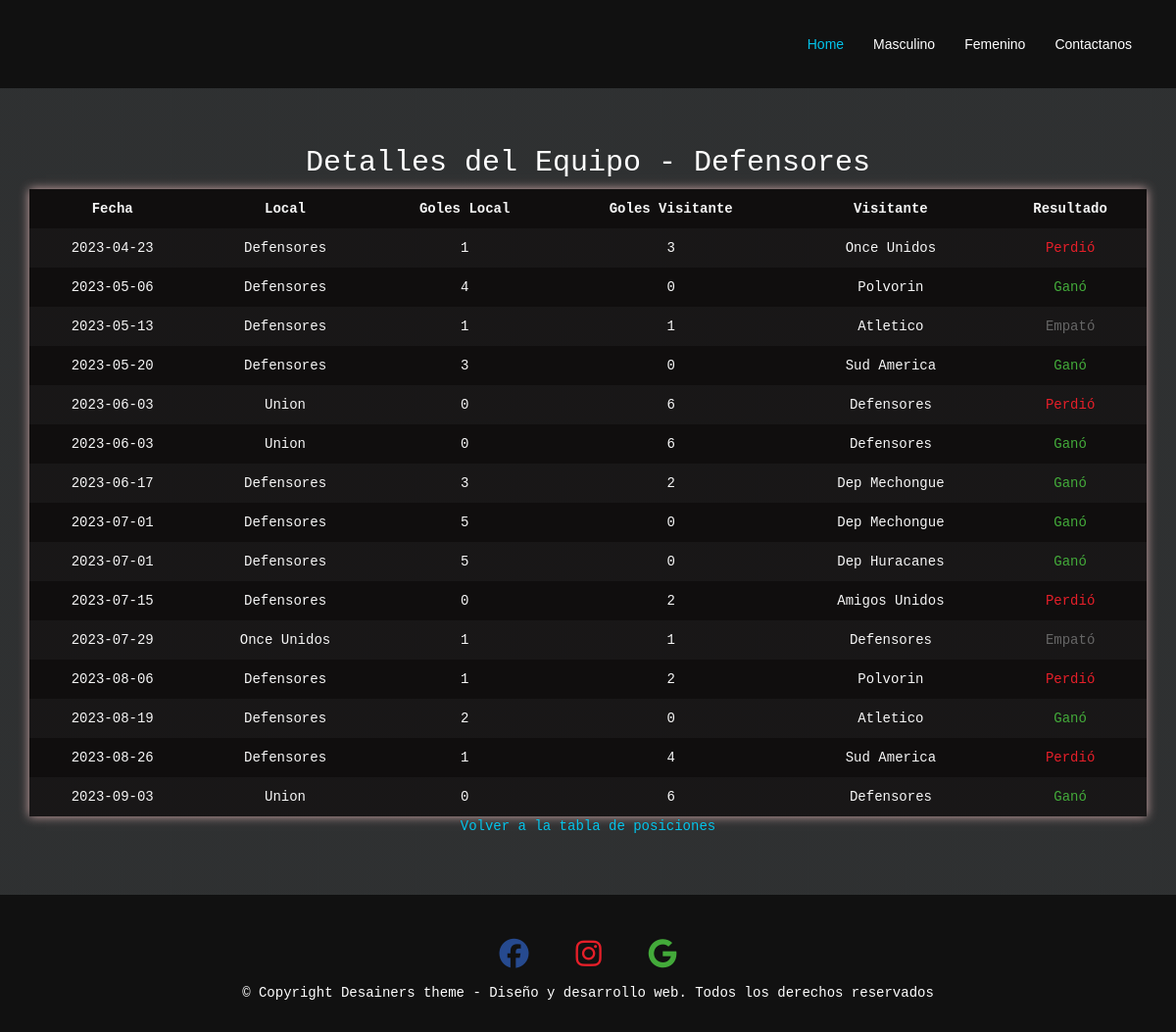
The app's page /detalles_equipo.php?equipo_id=13 with its own data.
### tables this page shows
CREATE TABLE IF NOT EXISTS `equipos` (
  `id` int NOT NULL AUTO_INCREMENT,
  `nombre` varchar(100) NOT NULL,
  `partidos_jugados` int NOT NULL,
  `partidos_ganados` int NOT NULL,
  `partidos_empatados` int NOT NULL,
  `partidos_perdidos` int NOT NULL,
  `goles_a_favor` int NOT NULL,
  `goles_en_contra` int NOT NULL,
  `diferencia_goles` int NOT NULL,
  `puntos` int NOT NULL,
  PRIMARY KEY (`id`)
);

CREATE TABLE IF NOT EXISTS `partidos` (
  `id` int NOT NULL AUTO_INCREMENT,
  `equipo_id` int DEFAULT NULL,
  `fecha` date NOT NULL,
  `local` varchar(255) NOT NULL,
  `visitante` varchar(255) NOT NULL,
  `goles_local` int NOT NULL,
  `goles_visitante` int NOT NULL,
  `resultado` varchar(10) NOT NULL,
  PRIMARY KEY (`id`),
  KEY `equipo_id` (`equipo_id`)
);

### detalles_equipo.php (the view, shortened to what this page needs)
<?php
if ($_SERVER["REQUEST_METHOD"] === "GET" && isset($_GET["equipo_id"])) {
    $equipo_id = $_GET["equipo_id"];
    $host = "localhost";
    $user = "root";
    $password = "123";
    $database = "tabla_posiciones";
    $conn = new mysqli($host, $user, $password, $database);
    $equipo_sql = "SELECT * FROM equipos WHERE id = $equipo_id";
    $equipo_result = $conn->query($equipo_sql);
    if ($equipo_result->num_rows > 0) {
        $equipo_row = $equipo_result->fetch_assoc();
        $nombre_equipo = $equipo_row["nombre"];
        $partidos_sql = "SELECT * FROM partidos WHERE equipo_id = $equipo_id";
        $partidos_result = $conn->query($partidos_sql);
    } else {
        echo "Equipo no encontrado.";
        exit;
    }
} else {
    echo "Equipo no especificado.";
    exit;
}
?>
<!DOCTYPE html>
<html lang="en">
<head>
  <link href="lib/bootstrap/css/bootstrap.min.css" rel="stylesheet">
  <link href="lib/font-awesome/css/font-awesome.min.css" rel="stylesheet">
  <link href="lib/animate-css/animate.min.css" rel="stylesheet">
  <link href="css/style.css" rel="stylesheet">
</head>
<body>
  <header id="header">
    <div class="container">
      <div id="logo" class="pull-left">
      </div>
      <nav id="nav-menu-container">
        <ul class="nav-menu">
          <li class="menu-active"><a href="index.php">Home</a></li>
          <li><a href="#masculino">Masculino</a></li>
          <li><a href="#femenino">Femenino</a></li>
          <li><a href="#contact">Contactanos</a></li>
        </ul>
      </nav>
    </div>
  </header>
  <section id="masculino">
    <div class="container wow fadeInUp">
    <h2 class="h2">Detalles del Equipo - <?php echo $nombre_equipo; ?></h2>
    <div class="scrollTable">
    <table id="table">
        <thead class="thead">
            <tr class="tr">
                <th class="th">Fecha</th>
                <th class="th">Local</th>
                <th class="th">Goles Local</th>
                <th class="th">Goles Visitante</th>
                <th class="th">Visitante</th>
                <th class="th">Resultado</th>
            </tr>
        </thead>
        <tbody class="tbody">
        <?php
        if ($partidos_result->num_rows > 0) {
            while ($partido_row = $partidos_result->fetch_assoc()) {
                echo "<tr class='tr'>";
                echo "<td class='td'>" . $partido_row["fecha"] . "</td>";
                echo "<td class='td'>" . $partido_row["local"] . "</td>";
                echo "<td class='td'>" . $partido_row["goles_local"] . "</td>";
                echo "<td class='td'>" . $partido_row["goles_visitante"] . "</td>";
                echo "<td class='td'>" . $partido_row["visitante"] . "</td>";
                $resultado = $partido_row["resultado"];
                if ($resultado === 'Ganó') {
                echo "<td class='win'>$resultado</td>";
              } elseif ($resultado === 'Perdió') {
                echo "<td class='lose'>$resultado</td>";
              } else {
                echo "<td>$resultado</td>";
              }
                echo "</tr>";
            }
        } else {
            echo "<tr><td colspan='6'>No se encontraron partidos.</td></tr>";
        }
        ?>
        </tbody>
    </table>
    </div>
    <a href="index.php">Volver a la tabla de posiciones</a>
    </div>
  </section>
<footer id="footer">
  <div class="container">
    <div class="row">
      <div class="col-md-12">
        <div class="credits">
                <a href="https://es-la.facebook.com/Desainers DS" target="_blank" class="iconos-footer fa-brands fa-facebook"></a>
                <a href="https://www.instagram.com/contacto_desainers/" target="_blank" class="iconos-footer fa-brands fa-instagram"></a>
                <a href="mailto:contacto@gmail.com?subject=Me%20interesa%20tu%20pagina&body=Hola%20quiero%20ponerme%20en%20contacto%20con%20vos."
                    class="iconos-footer fa-brands fa-google"></a>
        </div>
         <div class="copyright">
          &copy; Copyright Desainers theme - Diseño y desarrollo web. Todos los derechos reservados
        </div>
        </div>
      </div>
    </div>
</footer>
</body>
</html>

### css/style.css (style rules this page uses)
body { background: #fff; color: #666666; font-family: Courier New, Courier, Lucida Sans Typewriter, Lucida Typewriter, monospace; }
a { color: #03C4EB; transition: 0.5s; }
h1, h2, h3, h4, h5, h6 { font-family: "Raleway", sans-serif; font-weight: 400; margin: 0 0 20px 0; padding: 0; }
#header { background: #111; padding: 20px 0; height: 90px; }
#header #logo { float: left; }
.nav-menu, .nav-menu * { margin: 0; padding: 0; list-style: none; }
.nav-menu li { position: relative; white-space: nowrap; }
.nav-menu > li { float: left; }
#nav-menu-container { float: right; margin: 5px 0; }
.nav-menu a { padding: 10px 15px; text-decoration: none; display: inline-block; color: #fff; font-family: 'Raleway', sans-serif; font-weight: 300; font-size: 14px; outline: none; }
.nav-menu a:hover, .nav-menu li:hover > a, .nav-menu .menu-active > a { color: #03C4EB; }
#mobile-nav { position: fixed; top: 0; padding-top: 18px; bottom: 0; z-index: 998; background: rgba(0, 0, 0, 0.9); left: -260px; width: 260px; overflow-y: auto; transition: 0.4s; }
#mobile-nav ul { padding: 0; margin: 0; list-style: none; }
#mobile-nav ul li { position: relative; }
#mobile-nav ul li a { color: #fff; font-size: 16px; overflow: hidden; padding: 10px 22px 10px 15px; position: relative; text-decoration: none; width: 100%; display: block; outline: none; }
#table { width: 100%; border-collapse: collapse; background-color: #0c08089f; }
.scrollTable { overflow-x: auto; overflow-y: hidden; box-shadow: 0 0 10px rgb(209, 170, 170); }
.th, .td { padding: 10px; text-align: center; color: #f6f6f6; }
.thead { background-color: #0c08089f; color: #fff; }
.tbody .tr:nth-child(even) { background-color: #0c08089f; }
.h2 { color: #fff; }
.win { color: #43aa3a; }
.lose { color: #e61f29; }
#masculino { background-image: linear-gradient(rgba(24, 26, 27, 0.9), rgba(24, 26, 27, 0.9)); background-size: cover; padding: 40px 0 60px 0; text-align: center; }
#footer { background: #111; padding: 30px 0; color: #fff; }
#footer .copyright { text-align: center; }
#footer .credits { text-align: center; font-size: 30px; }
#footer .iconos-footer { padding: 15px; }
#footer .fa-facebook { color: #264A8F; }
#footer .fa-instagram { color: #e61f29; }
#footer .fa-google { color: #43aa3a; }

### records on screen
equipos: nombre "Defensores"
partidos: fecha "2023-04-23", local "Defensores", goles_local "1", goles_visitante "3", visitante "Once Unidos", resultado "Perdió"
partidos: fecha "2023-05-06", local "Defensores", goles_local "4", goles_visitante "0", visitante "Polvorin", resultado "Ganó"
partidos: fecha "2023-05-13", local "Defensores", goles_local "1", goles_visitante "1", visitante "Atletico", resultado "Empató"
partidos: fecha "2023-05-20", local "Defensores", goles_local "3", goles_visitante "0", visitante "Sud America", resultado "Ganó"
partidos: fecha "2023-06-03", local "Union", goles_local "0", goles_visitante "6", visitante "Defensores", resultado "Perdió"
partidos: fecha "2023-06-03", local "Union", goles_local "0", goles_visitante "6", visitante "Defensores", resultado "Ganó"
partidos: fecha "2023-06-17", local "Defensores", goles_local "3", goles_visitante "2", visitante "Dep Mechongue", resultado "Ganó"
partidos: fecha "2023-07-01", local "Defensores", goles_local "5", goles_visitante "0", visitante "Dep Mechongue", resultado "Ganó"
partidos: fecha "2023-07-01", local "Defensores", goles_local "5", goles_visitante "0", visitante "Dep Huracanes", resultado "Ganó"
partidos: fecha "2023-07-15", local "Defensores", goles_local "0", goles_visitante "2", visitante "Amigos Unidos", resultado "Perdió"
partidos: fecha "2023-07-29", local "Once Unidos", goles_local "1", goles_visitante "1", visitante "Defensores", resultado "Empató"
partidos: fecha "2023-08-06", local "Defensores", goles_local "1", goles_visitante "2", visitante "Polvorin", resultado "Perdió"
partidos: fecha "2023-08-19", local "Defensores", goles_local "2", goles_visitante "0", visitante "Atletico", resultado "Ganó"
partidos: fecha "2023-08-26", local "Defensores", goles_local "1", goles_visitante "4", visitante "Sud America", resultado "Perdió"
partidos: fecha "2023-09-03", local "Union", goles_local "0", goles_visitante "6", visitante "Defensores", resultado "Ganó"
